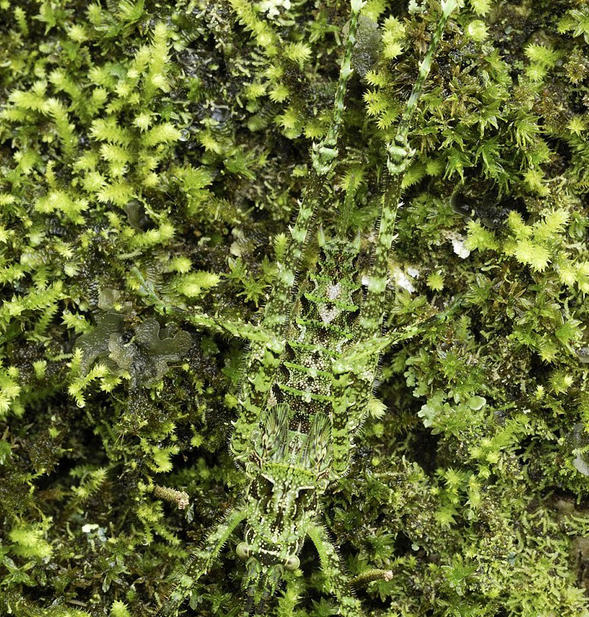
#> input picture SmallDataset1/TestDataset/CAMO/Imgs/camourflage_00064.jpg, 589 x 617 px; its folder holds only this picture in this run
$ python -i data_val.py   (imports and definitions only)
#> lines starting #> are read from the running program, lines starting #| are printed output that depends on the picture
#> further down, picture is the input picture: PIL image 589x617 RGB; mean R, G, B 100.5, 108.6, 53
import os, random
import numpy as np
from PIL import Image, ImageEnhance

import jittor as jt
from jittor import dataset
from jittor.dataset import DataLoader


# [25 lines left out: functions cv_random_flip, randomCrop, randomRotation, not called in this run]


def colorEnhance(image):
    bright_intensity = (random.randint(5, 15) / 10.0)
    image = ImageEnhance.Brightness(image).enhance(bright_intensity)
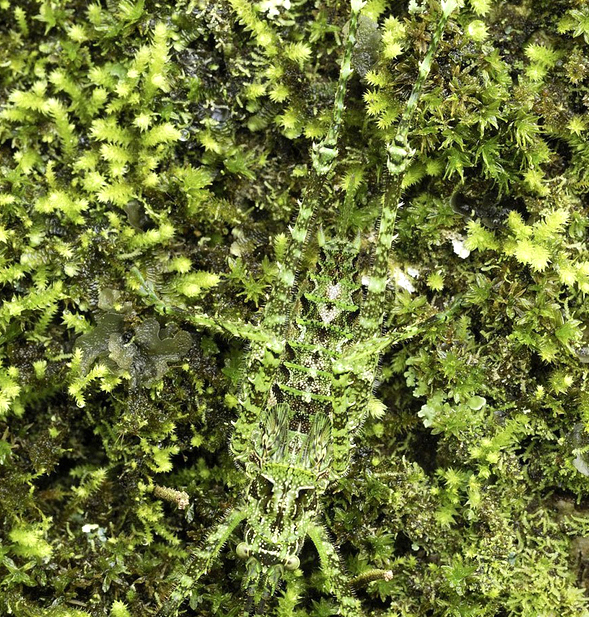
#> image: PIL image 589x617 RGB; mean R, G, B 110, 118.8, 57.9
    contrast_intensity = (random.randint(5, 15) / 10.0)
    image = ImageEnhance.Contrast(image).enhance(contrast_intensity)
    color_intensity = (random.randint(0, 20) / 10.0)
    image = ImageEnhance.Color(image).enhance(color_intensity)
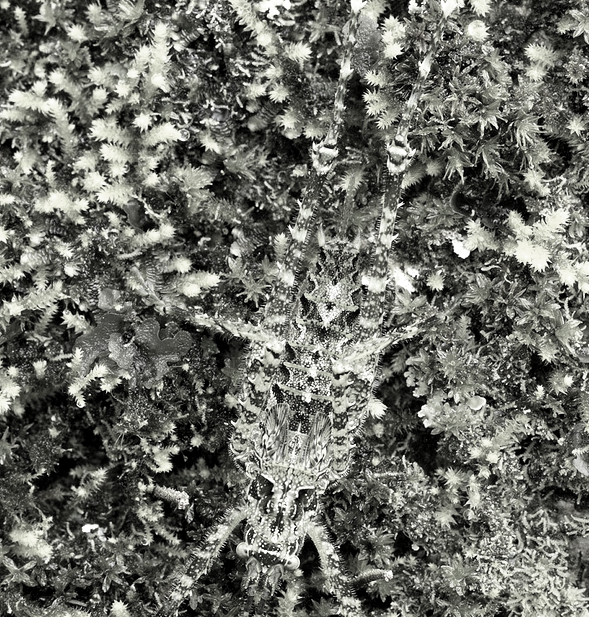
#> image: PIL image 589x617 RGB; mean R, G, B 108.3, 109.3, 102.7
    sharp_intensity = (random.randint(0, 30) / 10.0)
    image = ImageEnhance.Sharpness(image).enhance(sharp_intensity)
    return image


# [24 lines left out: functions randomGaussian, randomPeper, not called in this run]


class PolypObjDataset(dataset.Dataset):
    # [58 lines left out: functions __init__, __getitem__, filter_files, rgb_loader, binary_loader, not called in this run]

    def __len__(self):
        return self.size


    # [9 lines left out: function get_loader, not called in this run]


class test_dataset(dataset.Dataset):
    # [38 lines left out: functions __init__, __getitem__, rgb_loader, binary_loader, not called in this run]

    def __len__(self):
        return self.size

>>> from PIL import Image
>>> picture = Image.open('../../SmallDataset1/TestDataset/CAMO/Imgs/camourflage_00064.jpg')
>>> result = colorEnhance(picture)

$ run again, on SmallDataset1/TestDataset/CAMO/Imgs/camourflage_00090.jpg
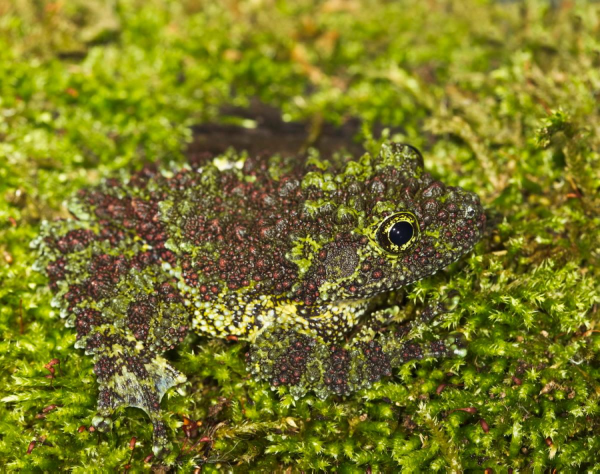
#> input picture SmallDataset1/TestDataset/CAMO/Imgs/camourflage_00090.jpg, 1200 x 947 px (shown at 1/2 size)
#> picture is the input picture: PIL image 1200x947 RGB; mean R, G, B 120.2, 119.4, 35.7
#> in colorEnhance, `image = ImageEnhance.Contrast(image).enhance(contrast_intensity)`:
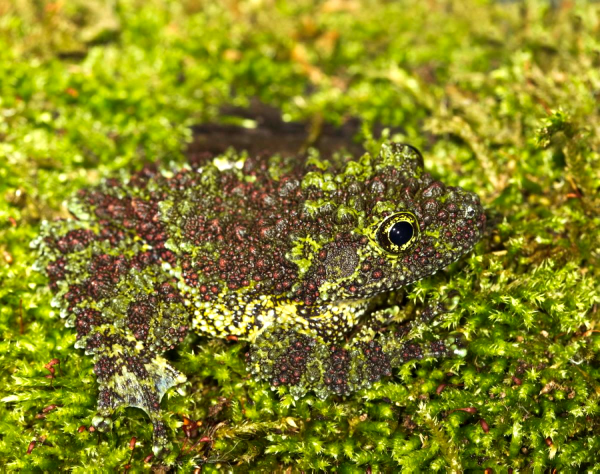
#> image: PIL image 1200x947 RGB (shown at 1/2 size); mean R, G, B 132.2, 131.2, 33.2
#> in colorEnhance, `image = ImageEnhance.Color(image).enhance(color_intensity)`:
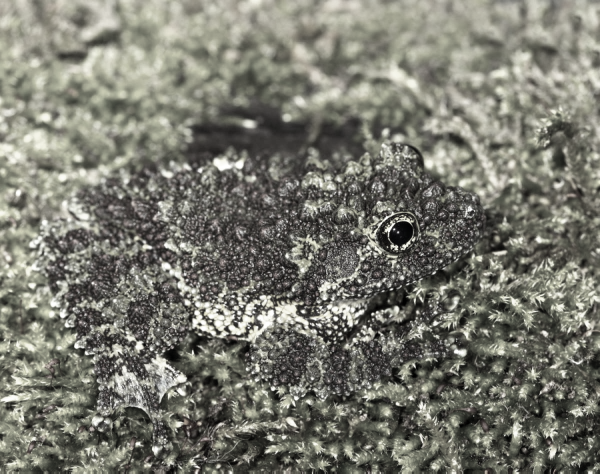
#> image: PIL image 1200x947 RGB (shown at 1/2 size); mean R, G, B 121.1, 121, 111.2

$ run again, on SmallDataset1/TestDataset/CAMO/Imgs/camourflage_00145.jpg
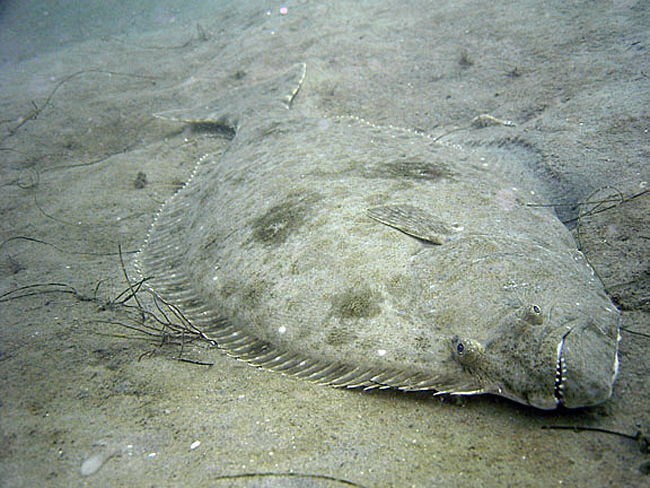
#> input picture SmallDataset1/TestDataset/CAMO/Imgs/camourflage_00145.jpg, 650 x 488 px
#> picture is the input picture: PIL image 650x488 RGB; mean R, G, B 137.7, 147.6, 136.4
#> in colorEnhance, `image = ImageEnhance.Contrast(image).enhance(contrast_intensity)`:
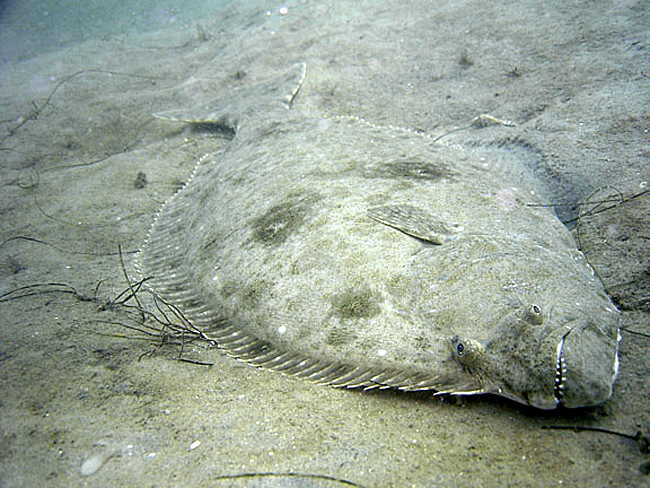
#> image: PIL image 650x488 RGB; mean R, G, B 149.9, 161.9, 148.4
#> in colorEnhance, `image = ImageEnhance.Color(image).enhance(color_intensity)`:
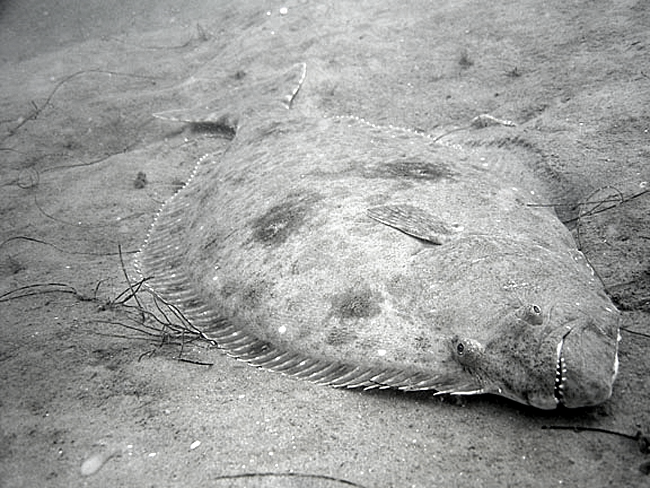
#> image: PIL image 650x488 RGB; mean R, G, B 155.7, 156.8, 155.5

$ run again, on SmallDataset1/TestDataset/CAMO/Imgs/camourflage_00171.jpg
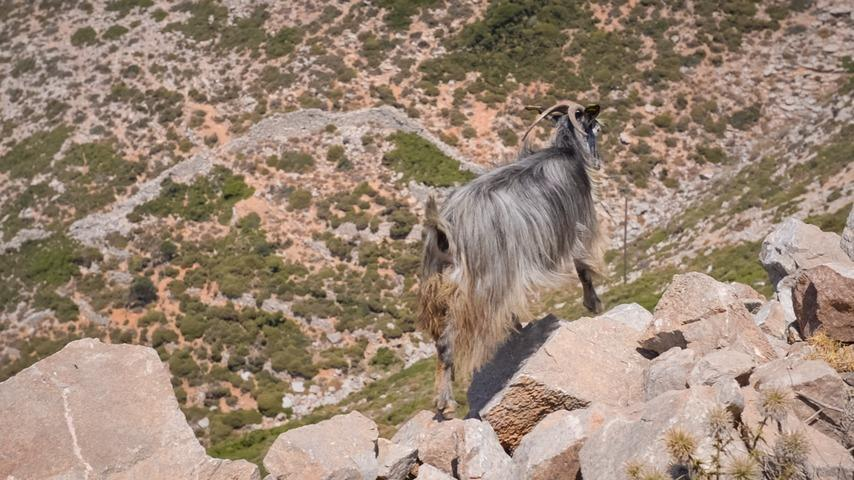
#> input picture SmallDataset1/TestDataset/CAMO/Imgs/camourflage_00171.jpg, 854 x 480 px
#> picture is the input picture: PIL image 854x480 RGB; mean R, G, B 154.9, 134.6, 117.5
#> in colorEnhance, `image = ImageEnhance.Brightness(image).enhance(bright_intensity)`:
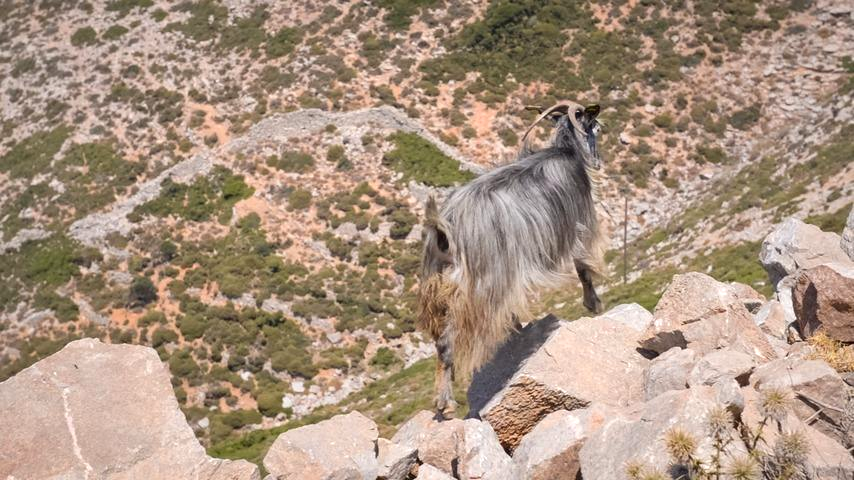
#> image: PIL image 854x480 RGB; mean R, G, B 169.9, 147.6, 128.8
#> in colorEnhance, `image = ImageEnhance.Color(image).enhance(color_intensity)`:
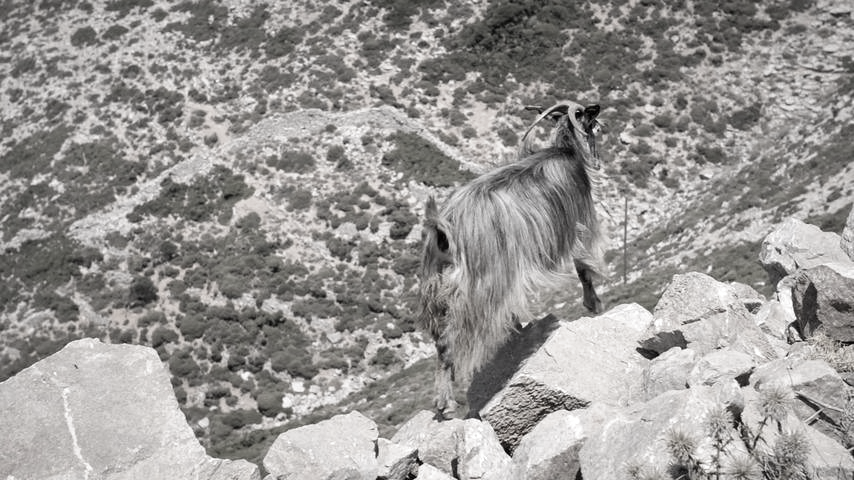
#> image: PIL image 854x480 RGB; mean R, G, B 153.1, 150.7, 148.6
